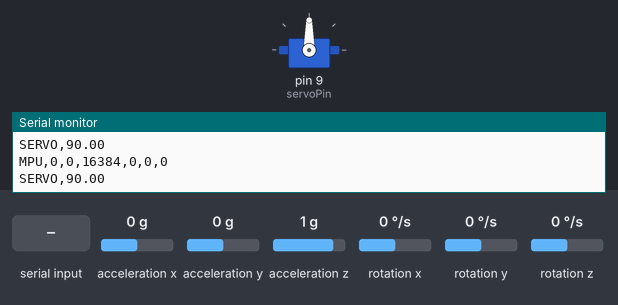
Simulated run of this sketch. Board: Arduino Uno, built with avr-gcc and run on an emulated ATmega328P. Shown: servo, the last lines printed to the serial monitor. Wiring (inferred from the names in the program): MPU-6050 motion sensor at I2C address 0x68. The inputs (shaded band) are chosen by the test bench; at power-on: acceleration x 0 g, acceleration y 0 g, acceleration z 1 g, rotation x 0 °/s, rotation y 0 °/s, rotation z 0 °/s.

Above: at 1.2 s.
1.3 s: "CAL,\n" received over Serial
At 2.1 s:
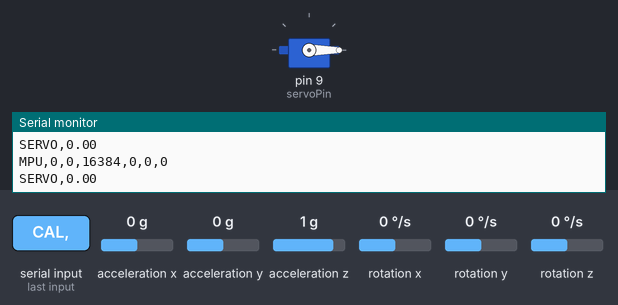
2.8 s: "CAL,90\n" received over Serial
At 3.2 s:
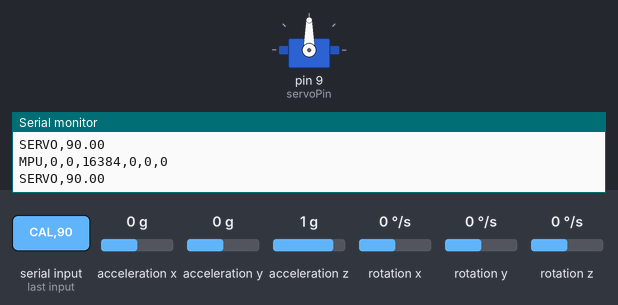
4.3 s: "CAL,,45\n" received over Serial
At 5.6 s:
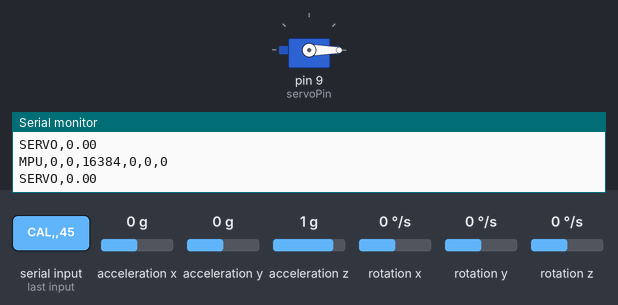
Timing chart, 0 to 7.3 s (numbered marks = the images above; inputs shaded):
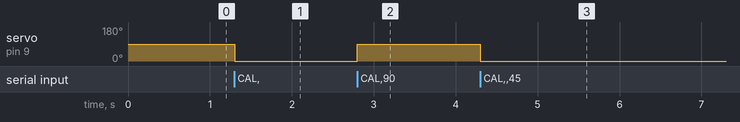

Measured:
- after the input at 1.3 s, servo on pin 9 (servoPin): 90° → 0° at once
- after the input at 2.8 s, servo on pin 9 (servoPin): 0° → 90° at once
- after the input at 4.3 s, servo on pin 9 (servoPin): 90° → 0° at once

The sketch:

servo_controller.ino
```cpp
#include <Servo.h>
#include <Wire.h>
#include <MPU6050.h>

Servo myservo;
MPU6050 mpu;

const int servoPin = 9;

float servoPos = 90.0;
float basePos = 90.0;
float amp = 0.0;
float freq = 0.0;
const float PI_VAL = 3.14159;

bool oscillating = false;
unsigned long oscillationStart = 0;
unsigned long lastServoUpdate = 0;
unsigned long lastMpuUpdate = 0;
bool streamingMpu = true;

void setup() {
  Serial.begin(115200);
  myservo.attach(servoPin);
  myservo.write((int)servoPos);

  // Forcibly clear any stuck I2C devices (like the MPU6050) that might be holding SDA low
  pinMode(SDA, INPUT_PULLUP);
  pinMode(SCL, OUTPUT);
  for (int i = 0; i < 9; i++) {
    digitalWrite(SCL, LOW);
    delayMicroseconds(10);
    digitalWrite(SCL, HIGH);
    delayMicroseconds(10);
  }

  // Generate STOP condition to properly reset the bus
  pinMode(SDA, OUTPUT);
  digitalWrite(SDA, LOW);
  delayMicroseconds(10);
  digitalWrite(SCL, HIGH);
  delayMicroseconds(10);
  digitalWrite(SDA, HIGH);
  delayMicroseconds(10);

  // Set back to input before wire begin
  pinMode(SDA, INPUT);
  pinMode(SCL, INPUT);

  Wire.begin();
  Wire.setClock(100000);

  Serial.println("SYS,BOOT");

  // I2C Scanner
  Serial.println("SYS,SCANNING I2C...");
  byte error, address;
  int nDevices = 0;
  for(address = 1; address < 127; address++ ) {
    Wire.beginTransmission(address);
    error = Wire.endTransmission();
    if (error == 0) {
      Serial.print("SYS,I2C_FOUND_0x");
      Serial.println(address, HEX);
      nDevices++;
    }
  }
  if (nDevices == 0) {
    Serial.println("SYS,I2C_NO_DEVICES");
  }

  Serial.println("SYS,INIT_MPU");

  mpu.initialize();

  Wire.beginTransmission(0x68);
  Wire.write(0x6B);
  Wire.write(0x00);
  Wire.endTransmission(true);

  if (mpu.testConnection()) {
    Serial.println("SYS,MPU_OK");
    streamingMpu = true;
  } else {
    Serial.println("SYS,MPU_FAIL");
    streamingMpu = false;  // DO NOT stream if MPU is disconnected
  }

  Serial.println("SYS,READY");
}

void loop() {
  handleSerialCommands();
  updateServoOscillation();
  streamMPU();
}

void handleSerialCommands() {
  if (!Serial.available()) return;

  String cmd = Serial.readStringUntil('\n');
  cmd.trim();

  if (cmd.startsWith("CAL,")) {
    float angle = cmd.substring(4).toFloat();
    angle = constrain(angle, 0, 180);
    servoPos = angle;
    basePos = angle;
    oscillating = false;
    myservo.write((int)servoPos);
    Serial.print("SERVO,");
    Serial.println(servoPos, 2);
    Serial.println("STATUS,CAL_DONE");
  }

  else if (cmd.startsWith("OSC,")) {
    int firstComma = cmd.indexOf(',');
    int secondComma = cmd.indexOf(',', firstComma + 1);
    int thirdComma = cmd.indexOf(',', secondComma + 1);

    if (firstComma > 0 && secondComma > 0 && thirdComma > 0) {
      basePos = cmd.substring(firstComma + 1, secondComma).toFloat();
      freq = cmd.substring(secondComma + 1, thirdComma).toFloat();
      amp = cmd.substring(thirdComma + 1).toFloat();

      basePos = constrain(basePos, 0, 180);
      amp = max(0.0, amp);

      if ((basePos - amp) < 0) amp = basePos;
      if ((basePos + amp) > 180) amp = 180 - basePos;

      oscillating = true;
      oscillationStart = millis();

      Serial.print("STATUS,OSC_START,");
      Serial.print(basePos, 2);
      Serial.print(",");
      Serial.print(freq, 2);
      Serial.print(",");
      Serial.println(amp, 2);
    }
  }

  else if (cmd.startsWith("STOP")) {
    oscillating = false;
    myservo.write((int)basePos);
    servoPos = basePos;
    Serial.print("SERVO,");
    Serial.println(servoPos, 2);
    Serial.println("STATUS,OSC_STOP");
  }

  else if (cmd.startsWith("MPU_START")) {
    streamingMpu = true;
    Serial.println("STATUS,MPU_STREAM_START");
  }

  else if (cmd.startsWith("MPU_STOP")) {
    streamingMpu = false;
    Serial.println("STATUS,MPU_STREAM_STOP");
  }
}

void updateServoOscillation() {
  if (!oscillating) return;

  unsigned long now = millis();
  if (now - lastServoUpdate < 20) return;  // ~50 Hz update
  lastServoUpdate = now;

  float t = (now - oscillationStart) / 1000.0;
  servoPos = basePos + amp * sin(2.0 * PI_VAL * freq * t);
  servoPos = constrain(servoPos, 0, 180);

  myservo.write((int)servoPos);

  Serial.print("SERVO,");
  Serial.println(servoPos, 2);
}

void streamMPU() {
  if (!streamingMpu) return;

  unsigned long now = millis();
  if (now - lastMpuUpdate < 100) return;   // 10 Hz stream
  lastMpuUpdate = now;

  int16_t ax, ay, az, gx, gy, gz;
  mpu.getMotion6(&ax, &ay, &az, &gx, &gy, &gz);

  Serial.print("MPU,");
  Serial.print(ax); Serial.print(",");
  Serial.print(ay); Serial.print(",");
  Serial.print(az); Serial.print(",");
  Serial.print(gx); Serial.print(",");
  Serial.print(gy); Serial.print(",");
  Serial.println(gz);

  if (!oscillating) {
    Serial.print("SERVO,");
    Serial.println(servoPos, 2);
  }
}
```
